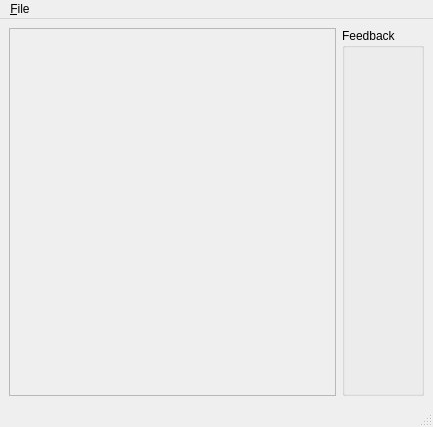
<?xml version="1.0" encoding="UTF-8"?>
<ui version="4.0">
 <class>MainWindow</class>
 <widget class="QMainWindow" name="MainWindow">
  <property name="geometry">
   <rect>
    <x>0</x>
    <y>0</y>
    <width>433</width>
    <height>427</height>
   </rect>
  </property>
  <property name="windowTitle">
   <string>smiile format reader</string>
  </property>
  <property name="windowIcon">
   <iconset resource="res.qrc">
    <normaloff>:/res/Icon.png</normaloff>:/res/Icon.png</iconset>
  </property>
  <widget class="QWidget" name="centralwidget">
   <layout class="QGridLayout" name="gridLayout">
    <item row="0" column="0">
     <widget class="QScrollArea" name="scrollArea">
      <property name="widgetResizable">
       <bool>true</bool>
      </property>
      <property name="alignment">
       <set>Qt::AlignmentFlag::AlignLeading|Qt::AlignmentFlag::AlignLeft|Qt::AlignmentFlag::AlignTop</set>
      </property>
      <widget class="QWidget" name="scrollAreaWidgetContents">
       <property name="geometry">
        <rect>
         <x>0</x>
         <y>0</y>
         <width>333</width>
         <height>360</height>
        </rect>
       </property>
       <layout class="QVBoxLayout" name="verticalLayout">
        <item>
         <widget class="QWidget" name="scrollWidget" native="true"/>
        </item>
       </layout>
      </widget>
     </widget>
    </item>
    <item row="0" column="1">
     <widget class="QGroupBox" name="groupBox">
      <property name="title">
       <string>Feedback</string>
      </property>
      <layout class="QVBoxLayout" name="verticalLayout_2">
       <item>
        <widget class="QLabel" name="lblFeedback">
         <property name="text">
          <string/>
         </property>
        </widget>
       </item>
       <item>
        <widget class="CLUTWidget" name="clut" native="true"/>
       </item>
       <item>
        <spacer name="verticalSpacer">
         <property name="orientation">
          <enum>Qt::Orientation::Vertical</enum>
         </property>
         <property name="sizeHint" stdset="0">
          <size>
           <width>20</width>
           <height>40</height>
          </size>
         </property>
        </spacer>
       </item>
      </layout>
     </widget>
    </item>
   </layout>
  </widget>
  <widget class="QMenuBar" name="menubar">
   <property name="geometry">
    <rect>
     <x>0</x>
     <y>0</y>
     <width>433</width>
     <height>22</height>
    </rect>
   </property>
   <widget class="QMenu" name="menu_File">
    <property name="title">
     <string>&amp;File</string>
    </property>
    <addaction name="actionOpen_Gif"/>
   </widget>
   <addaction name="menu_File"/>
  </widget>
  <widget class="QStatusBar" name="statusbar"/>
  <action name="actionOpen_Gif">
   <property name="icon">
    <iconset resource="res.qrc">
     <normaloff>:/res/openfile.png</normaloff>:/res/openfile.png</iconset>
   </property>
   <property name="text">
    <string>&amp;Open smiile</string>
   </property>
  </action>
 </widget>
 <customwidgets>
  <customwidget>
   <class>CLUTWidget</class>
   <extends>QWidget</extends>
   <header>clutwidget.h</header>
   <container>1</container>
  </customwidget>
 </customwidgets>
 <resources>
  <include location="res.qrc"/>
 </resources>
 <connections/>
</ui>
